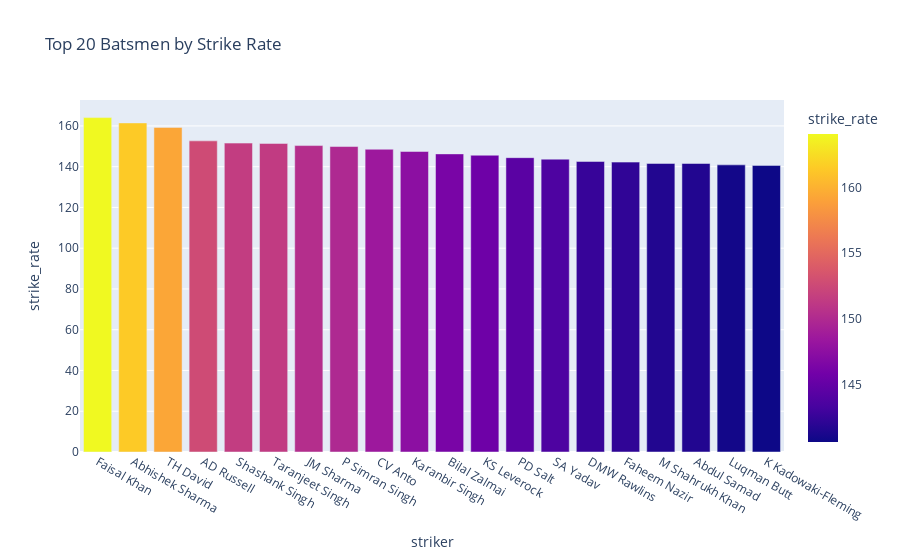

The cell this chart's notebook holds for it:
### Code cell
query10 = """
SELECT striker, 
       SUM(runs_batter) * 100.0 / COUNT(*) AS strike_rate,
       COUNT(*) AS balls
FROM deliveries
GROUP BY striker
HAVING balls >= 500
ORDER BY strike_rate DESC
LIMIT 20;
"""
df = pd.read_sql(query10, engine)
 
# Matplotlib
plt.figure(figsize=(12,6))
plt.bar(df['striker'], df['strike_rate'])
plt.xticks(rotation=75)
plt.ylabel("Strike Rate")
plt.title("Top 20 Batsmen by Strike Rate (min 500 balls)")
plt.show()
 
# Seaborn
plt.figure(figsize=(12,6))
sns.barplot(data=df, x="striker", y="strike_rate", palette="viridis")
plt.xticks(rotation=75)
plt.title("Top 20 Batsmen by Strike Rate")
plt.show()
 
# Plotly
px.bar(df, x="striker", y="strike_rate", title="Top 20 Batsmen by Strike Rate", 
       hover_data=["balls"], color="strike_rate")

### Figure 1 — Plotly figure (JSON) as saved in the notebook; plotly's stock layout.template omitted (floating-point values rounded to 4 significant figures)
{"data": [{"alignmentgroup": "True", "customdata": [[941], [1456], [1395], [3146], [510], [782], [705], [904], [515], [748], [577], [502], [2233], [5313], [733], [535], [517], [575], [609], [1024]], "hovertemplate": "striker=%{x}<br>strike_rate=%{marker.color}<br>balls=%{customdata[0]}<extra></extra>", "legendgroup": "", "marker": {"color": [164.1, 161.5, 159.3, 152.7, 151.6, 151.4, 150.4, 149.9, 148.5, 147.5, 146.3, 145.6, 144.4, 143.7, 142.6, 142.2, 141.6, 141.6, 140.9, 140.6], "coloraxis": "coloraxis", "pattern": {"shape": ""}}, "name": "", "offsetgroup": "", "orientation": "v", "showlegend": false, "textposition": "auto", "type": "bar", "x": ["Faisal Khan", "Abhishek Sharma", "TH David", "AD Russell", "Shashank Singh", "Taranjeet Singh", "JM Sharma", "P Simran Singh", "CV Anto", "Karanbir Singh", "Bilal Zalmai", "KS Leverock", "PD Salt", "SA Yadav", "DMW Rawlins", "Faheem Nazir", "M Shahrukh Khan", "Abdul Samad", "Luqman Butt", "K Kadowaki-Fleming"], "xaxis": "x", "y": [164.1, 161.5, 159.3, 152.7, 151.6, 151.4, 150.4, 149.9, 148.5, 147.5, 146.3, 145.6, 144.4, 143.7, 142.6, 142.2, 141.6, 141.6, 140.9, 140.6], "yaxis": "y"}], "layout": {"autosize": true, "barmode": "relative", "coloraxis": {"colorbar": {"title": {"text": "strike_rate"}}, "colorscale": [[0, "#0d0887"], [0.1111, "#46039f"], [0.2222, "#7201a8"], [0.3333, "#9c179e"], [0.4444, "#bd3786"], [0.5556, "#d8576b"], [0.6667, "#ed7953"], [0.7778, "#fb9f3a"], [0.8889, "#fdca26"], [1, "#f0f921"]]}, "legend": {"tracegroupgap": 0}, "title": {"text": "Top 20 Batsmen by Strike Rate"}, "xaxis": {"anchor": "y", "autorange": true, "domain": [0, 1], "range": [-0.5, 19.5], "title": {"text": "striker"}, "type": "category"}, "yaxis": {"anchor": "x", "autorange": true, "domain": [0, 1], "range": [0, 172.7], "title": {"text": "strike_rate"}, "type": "linear"}}}
